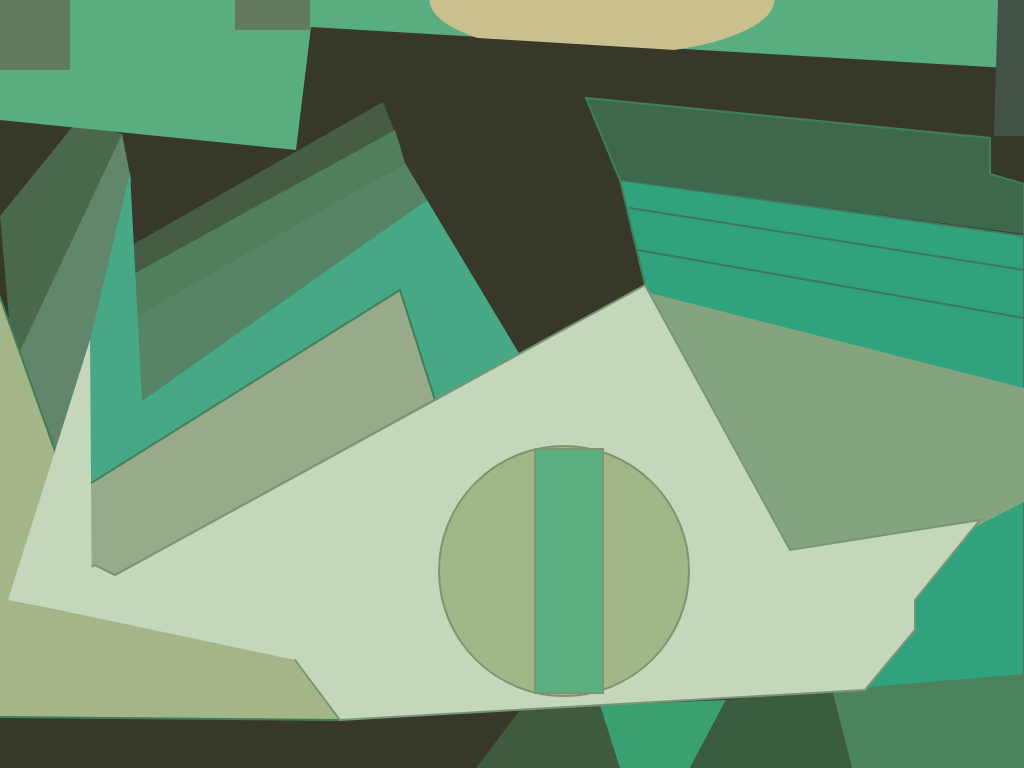
Frame 1 (no input)
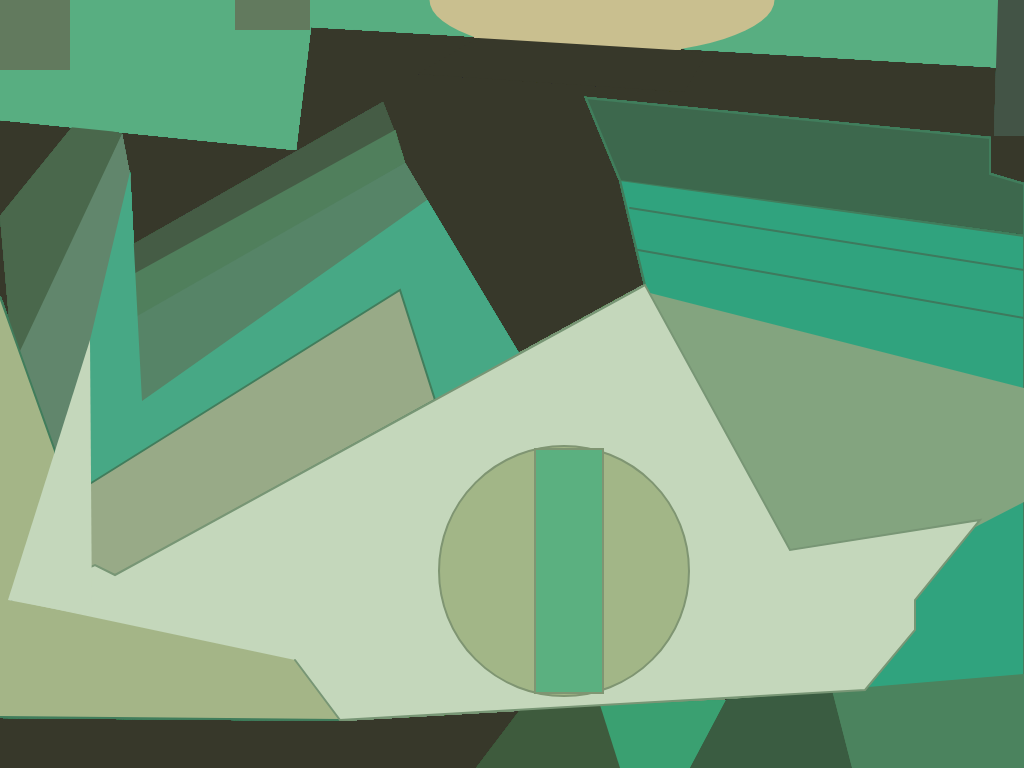
Frame 60 (no input)
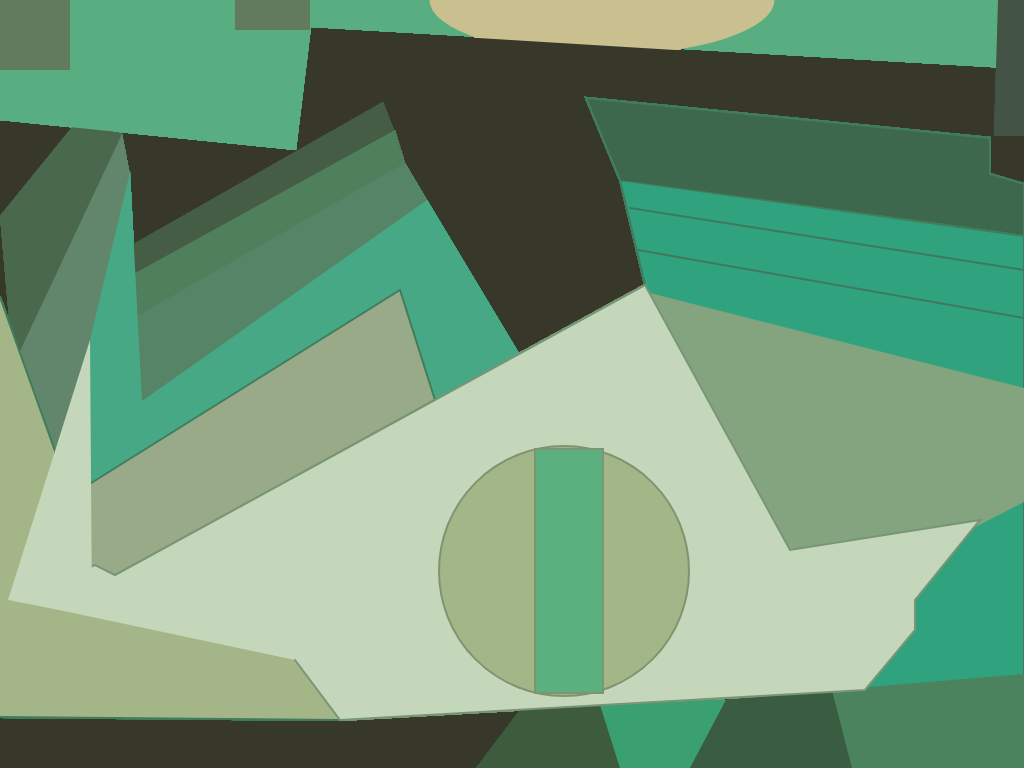
Frame 120 (the mouse pressed at the canvas centre since frame 60)

The p5.js sketch that drew these frames (run headless with seeded random() and noise() and a simulated clock; from frame 60 on, the mouse is pressed at the canvas centre):

// p5.js sketch
// ── sketch.js
function setup() {
  createCanvas(1024, 768);
  background(55, 56, 42);
}

function draw() {

  beginShape()
    noStroke();
    fill(74, 104, 76);
    vertex(0,216);
    vertex(78,120);
    vertex(122, 134);
    vertex(14, 375);
  endShape();

  beginShape()
    noStroke();
    fill(97,134, 108);
    vertex(65,469);
    vertex(12,368);
    vertex(122, 134);
    vertex(131,180);
  endShape();

  fill(69, 92, 69);
  quad(125,249,383,102,401,148,117,285);

  fill(80, 127, 92);
  quad(128, 277, 395, 130, 405, 163, 127,325);

  fill(86, 132, 103);
  quad(125, 323, 405,163,427,200,140,420);

  beginShape();
    noStroke();
    fill(71, 168, 133);
    vertex (90, 340);
    vertex (130, 172);
    vertex (142, 401);
    vertex (427, 200);
    vertex (520, 355);
    vertex (80, 600);
  endShape();

  beginShape();
    stroke(65, 125, 92);
    strokeWeight(2);
    fill (152, 170, 135);
    vertex (80, 490);
    vertex (400, 290);
    vertex (435, 400);
    vertex (90, 590);
  endShape();

  beginShape();
    stroke(65, 125, 92);
    strokeWeight(2);
    fill (164, 181, 135);
    vertex (0, 297);
    vertex (55, 451);
    vertex (65,600);
    vertex (308, 654);
    vertex (340, 720);
    vertex (0, 717);
  endShape();

  beginShape();
    fill(48, 163, 126);
    vertex (645, 285);
    vertex (620, 180);
    vertex (1024, 236);
    vertex (1024, 678);
    vertex (850, 691);
  endShape();

  beginShape();
    fill(61, 104, 77);
    vertex (620, 180);
    vertex (586, 98);
    vertex (990, 138);
    vertex (990, 174);
    vertex (1024, 184);
    vertex (1024, 234);
  endShape();

  beginShape();
    noStroke();
    fill(131, 164, 127);
    vertex (646, 292);
    vertex (1024, 388);
    vertex (1024, 502);
    vertex (954, 538);
    vertex (754, 560);
  endShape();

  stroke(62, 121, 93);
  line(638,250,1024,318);
  line(630,208,1024,270);

  noStroke();

  beginShape();
    fill(62, 91, 61);
    vertex (476, 768);
    vertex (520, 710);
    vertex (608, 705);
    vertex (624, 768);
  endShape();

  beginShape();
    fill(58, 160, 113);
    vertex (620, 768);
    vertex (600, 705);
    vertex (726, 700);
    vertex (690, 768);
  endShape();

  beginShape();
    fill(58, 92, 65);
    vertex (726, 700);
    vertex (690, 768);
    vertex (852, 768);
    vertex (832, 690);
  endShape();

  beginShape();
    fill(75, 131, 94);
    vertex (852, 768);
    vertex (832, 690);
    vertex (1024, 674);
    vertex (1024, 768);
  endShape();

  beginShape();
    stroke(120, 150, 117);
    fill (196, 215, 187);
    vertex (12, 600);
    vertex (95, 565);
    vertex (115, 575);
    vertex (645, 285);
    vertex (790, 550);
    vertex (980, 520);
    vertex (915, 600);
    vertex (915, 630);
    vertex (865, 690);
    vertex (340, 720);
    vertex (295, 660);
  endShape();

  noStroke();
  triangle(8, 600, 90, 340 , 92, 616);

  beginShape();
    fill(88, 174, 129);
    vertex (0, 120);
    vertex (296, 150);
    vertex (311, 27);
    vertex (1024, 69);
    vertex (1024, 0);
    vertex (0, 0);
  endShape();

  noStroke();
  fill(98, 122, 94);
  rect(-10, -10 , 80, 80);

  rect(235, -10, 75, 40);

  beginShape();
    noStroke();
    fill(67, 84, 70);
    vertex (994, 136);
    vertex (1024, 136);
    vertex (1024, 0);
    vertex (998, 0);
  endShape();

  fill(201, 191, 143);
  arc(602 , 0 , 345, 110, 0, PI+QUARTER_PI);

  fill (55, 56, 42);
  quad(478,38,708,52,684,92,418,74);


  stroke(127, 149, 114);
  fill(162, 182, 135);
  ellipse(564, 571, 250, 250)

  fill(91, 176, 128);
  rect(535,449,68,244);
}
